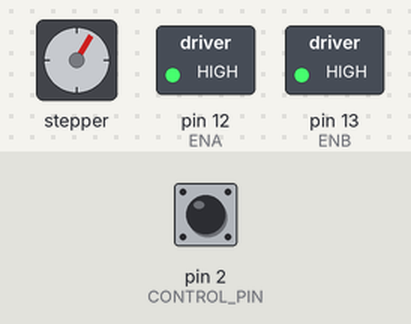
Bench run of a sketch on a simulated Arduino Uno, built with avr-gcc and run on an emulated ATmega328P. Parts: stepper motor, switched loads named in the sketch (green lamp = pin HIGH). Wiring (inferred from the names in the program): stepper motor (2048 steps per turn assumed): coils pin 8, pin 10, pin 9, pin 11. The test bench sets the inputs (shaded band); at power-on: pin 2 (CONTROL_PIN) HIGH. Pins used as bus, display or sensor lines are not drawn.

Above: at 1.2 s.
1.3 s: pin 2 (CONTROL_PIN) driven LOW
2.8 s: pin 2 (CONTROL_PIN) driven HIGH
At 3.26 s:
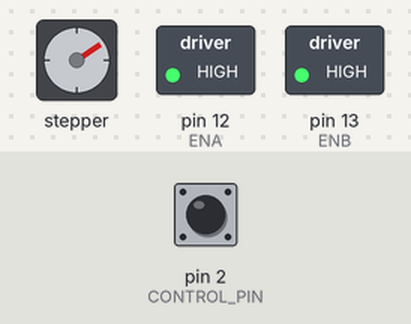
At 3.86 s:
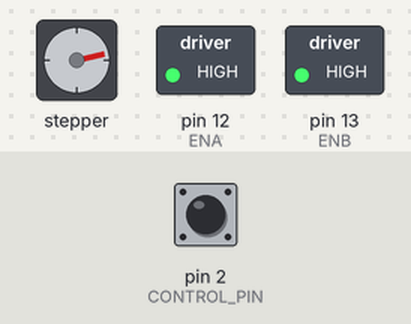
5.8 s: pin 2 (CONTROL_PIN) pulsed LOW 2 times (0.12 s each, 0.3 s apart)
At 6.24 s:
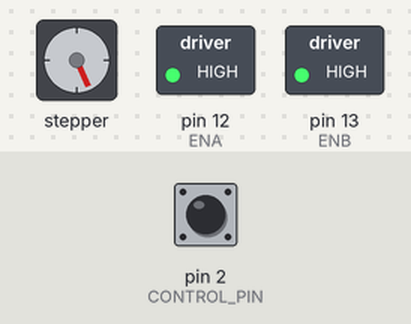
8.8 s: pin 2 (CONTROL_PIN) pulsed LOW 5 times (0.12 s each, 0.3 s apart)
Timing chart, 0 to 15.8 s (numbered marks = the images above; inputs shaded):
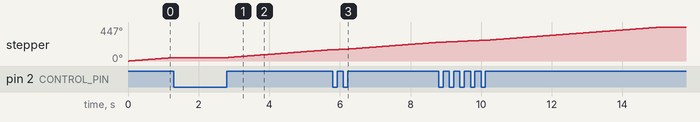

The sketch:

gobardhan_stepper_esp32.ino
```cpp
#define IN1 8
#define IN2 9
#define IN3 10
#define IN4 11

#define ENA 12
#define ENB 13

#define CONTROL_PIN 2

int delayTime = 5;

void stepMotor(int step) {
  switch (step) {
    case 0:
      digitalWrite(IN1, HIGH);
      digitalWrite(IN2, LOW);
      digitalWrite(IN3, HIGH);
      digitalWrite(IN4, LOW);
      break;

    case 1:
      digitalWrite(IN1, LOW);
      digitalWrite(IN2, HIGH);
      digitalWrite(IN3, HIGH);
      digitalWrite(IN4, LOW);
      break;

    case 2:
      digitalWrite(IN1, LOW);
      digitalWrite(IN2, HIGH);
      digitalWrite(IN3, LOW);
      digitalWrite(IN4, HIGH);
      break;

    case 3:
      digitalWrite(IN1, HIGH);
      digitalWrite(IN2, LOW);
      digitalWrite(IN3, LOW);
      digitalWrite(IN4, HIGH);
      break;
  }
}

void stopMotor() {
  digitalWrite(IN1, LOW);
  digitalWrite(IN2, LOW);
  digitalWrite(IN3, LOW);
  digitalWrite(IN4, LOW);
}

void rotateClockwise(unsigned long duration) {
  unsigned long start = millis();
  int step = 0;

  while (millis() - start < duration) {

    if (digitalRead(CONTROL_PIN) == LOW) {
      stopMotor();
      return;
    }

    stepMotor(step);
    step = (step + 1) % 4;
    delay(delayTime);
  }

  stopMotor();
}

void rotateAnticlockwise(unsigned long duration) {
  unsigned long start = millis();
  int step = 3;

  while (millis() - start < duration) {

    if (digitalRead(CONTROL_PIN) == LOW) {
      stopMotor();
      return;
    }

    stepMotor(step);
    step--;
    if (step < 0) {
      step = 3;
    }

    delay(delayTime);
  }

  stopMotor();
}

void setup() {

  pinMode(IN1, OUTPUT);
  pinMode(IN2, OUTPUT);
  pinMode(IN3, OUTPUT);
  pinMode(IN4, OUTPUT);

  pinMode(ENA, OUTPUT);
  pinMode(ENB, OUTPUT);

  pinMode(CONTROL_PIN, INPUT);

  digitalWrite(ENA, HIGH);
  digitalWrite(ENB, HIGH);

  stopMotor();
}

void loop() {

  if (digitalRead(CONTROL_PIN) == HIGH) {

    // CLOCKWISE - 5 seconds
    rotateClockwise(5000);

    // WAIT - 1 second
    if (digitalRead(CONTROL_PIN) == HIGH)
      delay(1000);

    // Check again
    if (digitalRead(CONTROL_PIN) == HIGH) {

      // ANTICLOCKWISE - 5 seconds
      rotateAnticlockwise(5000);

      // WAIT - 1 second
      if (digitalRead(CONTROL_PIN) == HIGH)
        delay(1000);
    }

  } else {
    stopMotor();
  }
}
```

Measured:
- after the input at 1.3 s, stepper: stops changing and stays 45°
- after the input at 2.8 s, stepper: keeps turning clockwise at about 35°/s, starting at once
- by itself, stepper: keeps turning clockwise at about 36°/s
